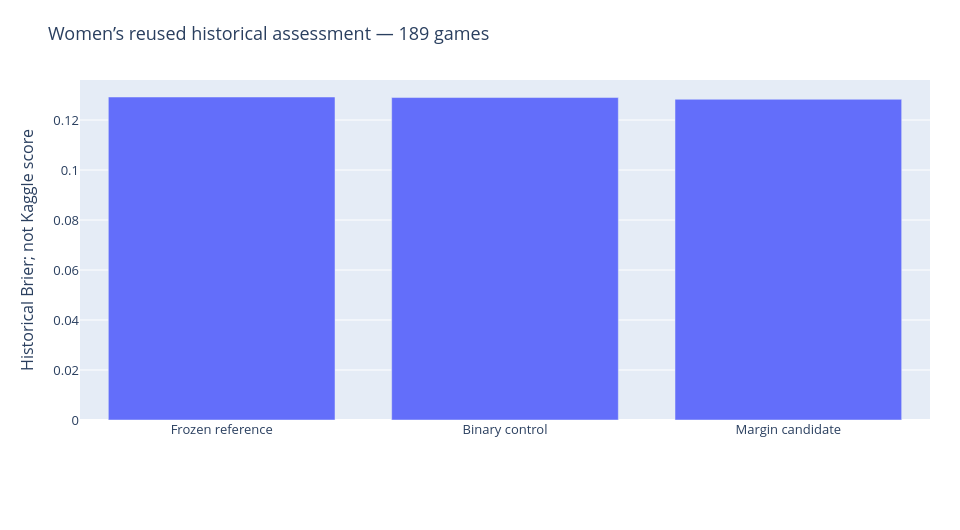

The code cell stored with this chart in its notebook:
### Markdown cell above
## 3. Why validation and actual scoring must remain separate
The women’s robustness result improved on the same 189 historical main-bracket games from 2023–2025. Whole-year exclusion, matched targets and fixed random repeats constrained the experiment, but these were reused development years. The later score did not validate a gain. No single cause is established without further evidence.

### Code cell
chart('women_historical','Women’s reused historical assessment — 189 games',['Frozen reference','Binary control','Margin candidate'],{'Brier':[w['core'],w['binary'],w['margin']]},'Historical Brier; not Kaggle score')

### Figure 1 — Plotly figure (JSON) as saved in the notebook; plotly's stock layout.template omitted (floating-point values rounded to 4 significant figures)
{"data": [{"name": "Brier", "type": "bar", "x": ["Frozen reference", "Binary control", "Margin candidate"], "y": [0.1292, 0.129, 0.1283]}], "layout": {"barmode": "group", "font": {"size": 13}, "height": 530, "legend": {"orientation": "h", "y": -0.24}, "margin": {"b": 110, "l": 80, "r": 30, "t": 80}, "title": {"text": "Women’s reused historical assessment — 189 games"}, "width": 960, "xaxis": {"type": "category"}, "yaxis": {"title": {"text": "Historical Brier; not Kaggle score"}}}}
